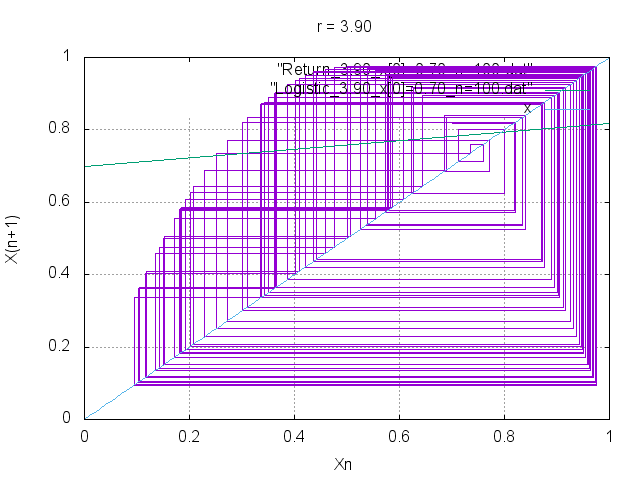

This chart was generated by the following gnuplot code:
set grid
set title "r = 3.90"

set yrange [0:1]
set xrange [0:1]
set xlabel "Xn"
set ylabel "X(n+1)"


plot "Return_3.90_x[0]=0.70_n=100.dat" with lines,"Logistic_3.90_x[0]=0.70_n=100.dat" with lines, x with lines
pause 2
set terminal png
set output "Return_3.90_x[0]=0.70_n=100.png"
replot
setterminal x11